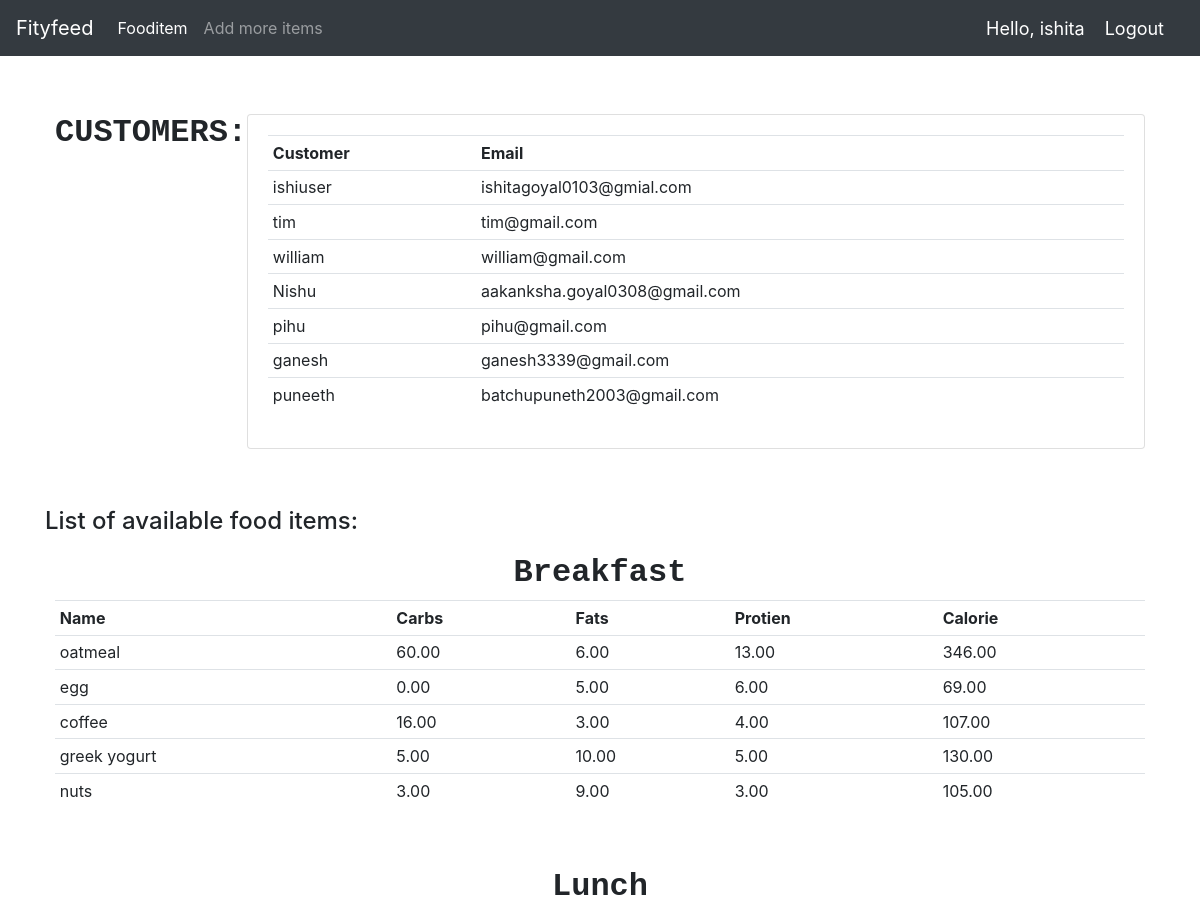
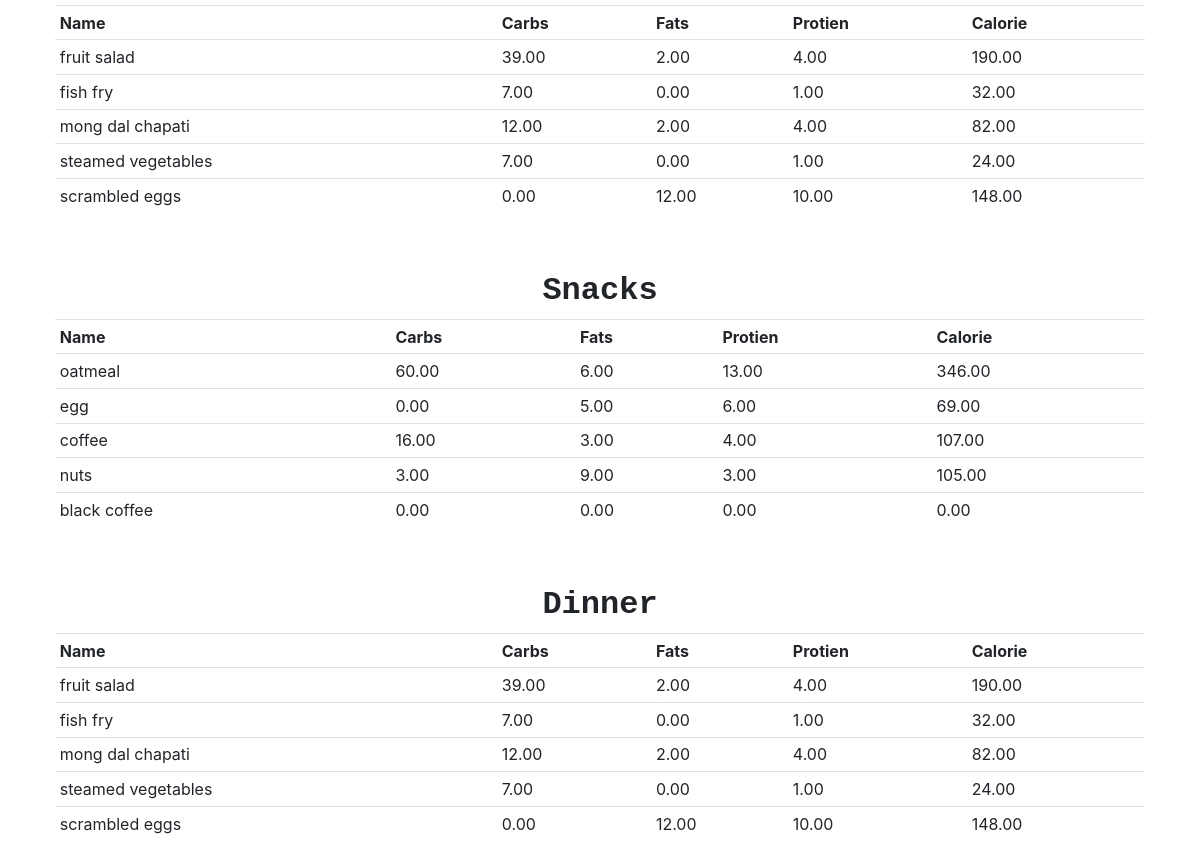
The app's page / (signed in) with its own data (2 pictures, top to bottom).
### Fityfeed/models.py (models this page shows, shortened)
class Customer(models.Model):
    user = models.OneToOneField(User, null=True, on_delete=models.CASCADE)
    name=models.CharField(max_length=200,null=True)
    email=models.CharField(max_length=200,null=True)
    date_created=models.DateTimeField(auto_now_add=True,null=True)

class Fooditem(models.Model):
    name = models.CharField(max_length=200)
    category = models.ManyToManyField(Category)
    carbohydrate = models.DecimalField(max_digits=5,decimal_places=2,default=0)
    fats = models.DecimalField(max_digits=5,decimal_places=2,default=0)
    protein = models.DecimalField(max_digits=5,decimal_places=2,default=0)
    calorie=models.DecimalField(max_digits=5,decimal_places=2,default=0,blank=True)
    quantity = models.IntegerField(default=1,null=True,blank=True)

### Fityfeed/decorators.py (the view)
    def wrapper_func(request,*args,**kwargs):
        group=None
        if request.user.groups.exists():
            group=request.user.groups.all()[0].name
        if group=='user':
            return redirect('userPage')
        if group=='admin':
            return view_func(request,*args,**kwargs)

### Fityfeed/views.py (called while the page is built)
@login_required(login_url='login')
@admin_only
def home(request):
    breakfast=Category.objects.filter(name='breakfast')[0].fooditem_set.all()[:5]
    lunch=Category.objects.filter(name='lunch')[0].fooditem_set.all()[:5]
    dinner=Category.objects.filter(name='dinner')[0].fooditem_set.all()[:5]
    snacks=Category.objects.filter(name='snacks')[0].fooditem_set.all()[:5]
    customers=Customer.objects.all()
    context={'breakfast':breakfast,
              'lunch':lunch,
              'dinner':dinner,
              'snacks':snacks,
              'customers':customers,
            }
    return render(request,'main.html',context)

### Fityfeed/templates/main.html (shortened to what this page needs)
{% load static %}
<!DOCTYPE html>
<html lang="en">
<head>
    <link rel="stylesheet" href="https://stackpath.bootstrapcdn.com/bootstrap/4.5.0/css/bootstrap.min.css"0>
    <link rel="stylesheet" href="{% static 'css/main.css' %}">
</head>
<body>
    {% include 'navbar.html' %}
    <br>
    <br>
    <div class="container">
    {% block content %}
        <div class="flex-box-row">
            <h5 id="heading">CUSTOMERS:</h5>
            <br>
            <br>
            <div class="card card-body">
               <table class="table table-sm">
                    <tr>
                        <th>Customer</th>
                        <th>Email</th>
                    </tr>
                    {% for cust in customers %}
                    <tr>
                        <td>{{cust.name}} </td>
                        <td> {{cust.email}} </td>
                    </tr>
                    {% endfor %}
                </table>
            </div>
        </div>
        <br><br>
    <h4>List of available food items:</h4>
        <div class="flex-box-row">
            <h5 id="heading">Breakfast</h5>
               <table class="table table-sm">
                    <tr>
                        <th>Name</th>
                        <th>Carbs</th>
                        <th>Fats</th>
                        <th>Protien</th>
                        <th>Calorie</th>
                    </tr>
                   {% for items in breakfast %}
                    <tr>
                        <td>{{items.name}} </td>
                        <td>{{items.carbohydrate}} </td>
                        <td>{{items.fats}} </td>
                        <td>{{items.protein}} </td>
                        <td>{{items.calorie}} </td>
                        </tr>
                    {% endfor %}
                </table>
        </div>
<br>
        <div class="flex-box-row">
            <h5 id="heading">Lunch</h5>
             <table class="table table-sm">
                    <tr>
                        <th>Name</th>
                        <th>Carbs</th>
                        <th>Fats</th>
                        <th>Protien</th>
                        <th>Calorie</th>
                    </tr>
                   {% for items in lunch %}
                    <tr>
                        <td>{{items.name}} </td>
                        <td>{{items.carbohydrate}} </td>
                        <td>{{items.fats}} </td>
                        <td>{{items.protein}} </td>
                        <td>{{items.calorie}} </td>
                        </tr>
                    {% endfor %}
                </table>
        </div>
        <br>
        <div class="flex-box-row">
            <h5 id="heading">Snacks</h5>
                <table class="table table-sm">
                    <tr>
                        <th>Name</th>
                        <th>Carbs</th>
                        <th>Fats</th>
                        <th>Protien</th>
                        <th>Calorie</th>
                    </tr>
                   {% for items in snacks %}
                    <tr>
                        <td>{{items.name}} </td>
                        <td>{{items.carbohydrate}} </td>
                        <td>{{items.fats}} </td>
                        <td>{{items.protein}} </td>
                        <td>{{items.calorie}} </td>
                        </tr>
                    {% endfor %}
                </table>
        </div>
        <br>
        <div class="flex-box-row">
            <h5 id="heading">Dinner</h5>
                <table class="table table-sm">
                    <tr>
                        <th>Name</th>
                        <th>Carbs</th>
                        <th>Fats</th>
                        <th>Protien</th>
                        <th>Calorie</th>
                    </tr>
                   {% for items in dinner %}
                    <tr>
                        <td>{{items.name}} </td>
                        <td>{{items.carbohydrate}} </td>
                        <td>{{items.fats}} </td>
                        <td>{{items.protein}} </td>
                        <td>{{items.calorie}} </td>
                        </tr>
                    {% endfor %}
                </table>
        </div>
<br>
    {% endblock %}
    </div>
</body>
</html>

### Fityfeed/templates/navbar.html (shortened to what this page needs)
{% load static%}
<nav class="navbar navbar-expand-lg navbar-dark bg-dark">
    <a class="navbar-brand" href="{% url 'home' %}">Fityfeed</a>
    <div class="collapse navbar-collapse" id="navbarSupportedContent">
    {% if request.user.is_staff %}
      <ul class="navbar-nav mr-auto">
        <li class="nav-item active">
          <a class="nav-link" href="{% url 'fooditem' %}">Fooditem<span class="sr-only">(current)</span></a>
        </li>
        <li class="nav-item">
          <a class="nav-link" href="{% url 'createfooditem' %}">Add more items</a>
        </li>
      </ul>
    {% endif %}
    </div>
    <span class="hello-msg">Hello, {{request.user}}</span>
    <span ><a  class="hello-msg" href="{% url 'logout' %}">Logout</a></span>
  </nav>

### static/css/main.css (style rules this page uses)
.flex-box-row { display:flex; padding : 10px; flex-wrap: wrap; justify-content: space-around; }
#heading { text-shadow: antiquewhite; font-family: 'Courier New', Courier, monospace; font-weight: 550; font-size: xx-large; text-align: left; }

### Fityfeed/templates/navbar.html (style rules this page uses)
.hello-msg { font-size: 18px; color: #fff; margin-right: 20px; }

### records on screen
Customer: name "ishiuser", email "ishitagoyal0103@gmial.com"
Customer: name "tim", email "tim@gmail.com"
Customer: name "william", email "william@gmail.com"
Customer: name "Nishu", email "aakanksha.goyal0308@gmail.com"
Customer: name "pihu", email "pihu@gmail.com"
Customer: name "ganesh", email "ganesh3339@gmail.com"
Customer: name "puneeth", email "batchupuneth2003@gmail.com"
Fooditem: name "oatmeal", carbohydrate "60.00", fats "6.00", protein "13.00", calorie "346.00"
Fooditem: name "egg", carbohydrate "0.00", fats "5.00", protein "6.00", calorie "69.00"
Fooditem: name "coffee", carbohydrate "16.00", fats "3.00", protein "4.00", calorie "107.00"
Fooditem: name "greek yogurt", carbohydrate "5.00", fats "10.00", protein "5.00", calorie "130.00"
Fooditem: name "nuts", carbohydrate "3.00", fats "9.00", protein "3.00", calorie "105.00"
Fooditem: name "fruit salad", carbohydrate "39.00", fats "2.00", protein "4.00", calorie "190.00"
Fooditem: name "fish fry", carbohydrate "7.00", fats "0.00", protein "1.00", calorie "32.00"
Fooditem: name "mong dal chapati", carbohydrate "12.00", fats "2.00", protein "4.00", calorie "82.00"
Fooditem: name "steamed vegetables", carbohydrate "7.00", fats "0.00", protein "1.00", calorie "24.00"
Fooditem: name "scrambled eggs", carbohydrate "0.00", fats "12.00", protein "10.00", calorie "148.00"
Fooditem: name "black coffee", carbohydrate "0.00", fats "0.00", protein "0.00", calorie "0.00"

### other values on screen
{{ request.user }} "ishita"
